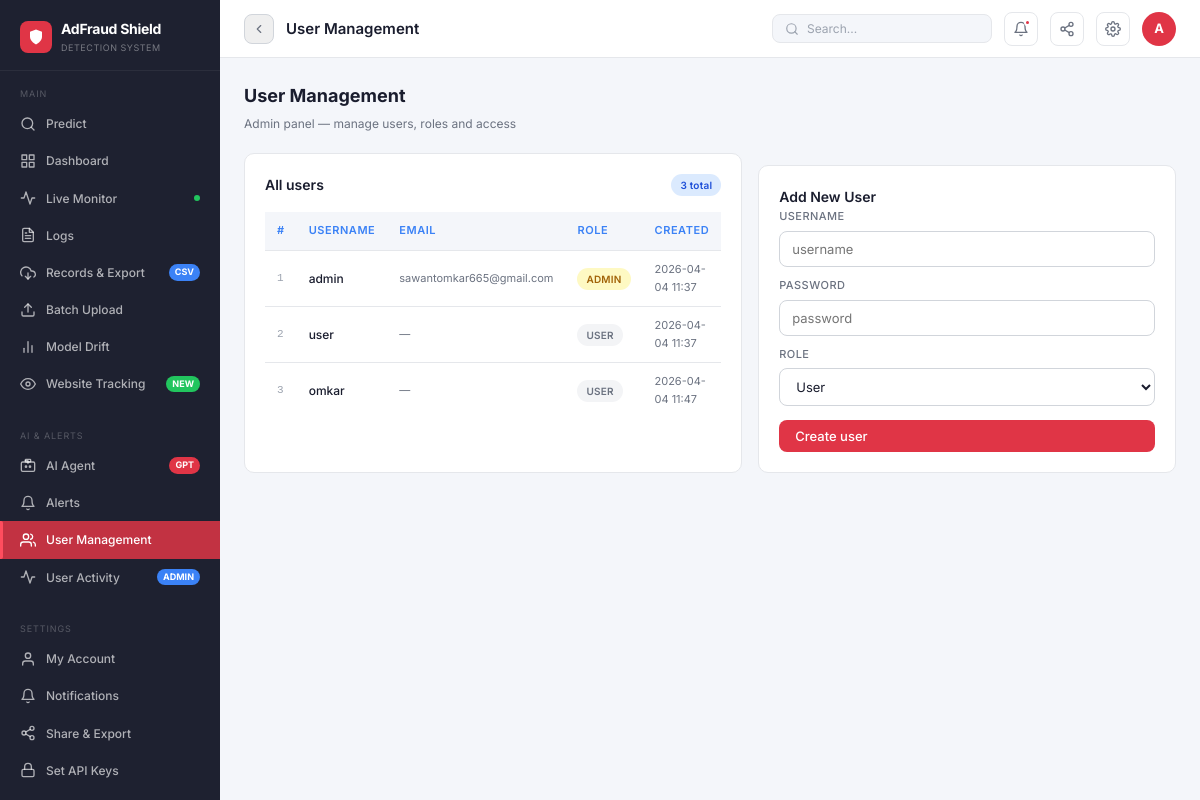
The app's page /admin/users (signed in) with its own data.
### app.py (models this page shows, shortened)
class User(UserMixin, db.Model):
    id       = db.Column(db.Integer, primary_key=True)
    username = db.Column(db.String(80), unique=True, nullable=False)
    password = db.Column(db.String(200), nullable=False)
    role     = db.Column(db.String(20), default='user')
    email    = db.Column(db.String(120), default='')
    created  = db.Column(db.String(40), default=lambda: datetime.now().strftime('%Y-%m-%d %H:%M'))

### app.py (the view)
@app.route('/admin/users')
@login_required
def admin_users():
    if current_user.role != 'admin': return redirect(url_for('index'))
    return render_template('admin_users.html', users=User.query.all())

### app.py (called while the page is built)
@login_manager.user_loader
def load_user(uid): return User.query.get(int(uid))

### templates/admin_users.html
{% extends "base.html" %}
{% block content %}
<div class="page-hdr">
  <div><div class="page-title">User Management</div><div class="page-sub">Admin panel — manage users, roles and access</div></div>
</div>
<div class="two-col">
  <div class="card">
    <div class="card-hdr"><div class="card-title">All users</div><span class="badge b-info">{{ users|length }} total</span></div>
    <div class="tbl-wrap">
      <table>
        <thead><tr style="background:var(--body-bg);">
          <th style="background:var(--body-bg);color:var(--blue);">#</th>
          <th style="background:var(--body-bg);color:var(--blue);">Username</th>
          <th style="background:var(--body-bg);color:var(--blue);">Email</th>
          <th style="background:var(--body-bg);color:var(--blue);">Role</th>
          <th style="background:var(--body-bg);color:var(--blue);">Created</th>
        </tr></thead>
        <tbody>{% for u in users %}<tr>
          <td class="mono" style="color:var(--ink3);">{{ u.id }}</td>
          <td style="font-weight:500;">{{ u.username }}</td>
          <td style="font-size:11px;color:var(--ink2);">{{ u.email or '—' }}</td>
          <td>{% if u.role=='admin' %}<span class="badge b-warning">ADMIN</span>{% else %}<span class="badge b-default">USER</span>{% endif %}</td>
          <td style="font-size:11px;color:var(--ink2);">{{ u.created }}</td>
        </tr>{% endfor %}</tbody>
      </table>
    </div>
  </div>
  <div class="card">
    <div class="card-title">Add New User</div>
    <form method="POST" action="/admin/users/add">
      <div class="field"><label>Username</label><input name="username" required placeholder="username"></div>
      <div class="field" style="margin-top:10px;"><label>Password</label><input name="password" type="password" required placeholder="password"></div>
      <div class="field" style="margin-top:10px;"><label>Role</label>
        <select name="role"><option value="user">User</option><option value="admin">Admin</option></select>
      </div>
      <button type="submit" class="btn btn-primary" style="margin-top:14px;width:100%;">Create user</button>
    </form>
  </div>
</div>
{% endblock %}

### templates/base.html (shortened to what this page needs)
<!DOCTYPE html>
<html lang="en">
<head>
</head>
<body>
<aside class="sidebar">
  <div class="sb-brand">
    <div class="sb-logo">
      <div class="sb-logo-icon">
        <svg viewBox="0 0 24 24"><path d="M12 22s8-4 8-10V5l-8-3-8 3v7c0 6 8 10 8 10z"/></svg>
      </div>
      <div>
        <div class="sb-logo-text">AdFraud Shield</div>
        <div class="sb-logo-sub">Detection System</div>
      </div>
    </div>
  </div>
  <div class="sb-section">
    <div class="sb-section-label">Main</div>
    <a href="/" class="sb-item {% if request.path=='/' %}active{% endif %}">
      <svg viewBox="0 0 24 24"><circle cx="11" cy="11" r="8"/><path d="m21 21-4.35-4.35"/></svg>
      Predict
    </a>
    <a href="/dashboard" class="sb-item {% if request.path=='/dashboard' %}active{% endif %}">
      <svg viewBox="0 0 24 24"><rect x="3" y="3" width="7" height="7"/><rect x="14" y="3" width="7" height="7"/><rect x="14" y="14" width="7" height="7"/><rect x="3" y="14" width="7" height="7"/></svg>
      Dashboard
    </a>
    <a href="/realtime" class="sb-item {% if request.path=='/realtime' %}active{% endif %}">
      <svg viewBox="0 0 24 24"><polyline points="22 12 18 12 15 21 9 3 6 12 2 12"/></svg>
      Live Monitor
      <div class="sb-live"><div class="sb-dot"></div></div>
    </a>
    <a href="/logs" class="sb-item {% if request.path=='/logs' %}active{% endif %}">
      <svg viewBox="0 0 24 24"><path d="M14 2H6a2 2 0 0 0-2 2v16a2 2 0 0 0 2 2h12a2 2 0 0 0 2-2V8z"/><polyline points="14 2 14 8 20 8"/><line x1="16" y1="13" x2="8" y2="13"/><line x1="16" y1="17" x2="8" y2="17"/><polyline points="10 9 9 9 8 9"/></svg>
      Logs
    </a>
    <a href="/records" class="sb-item {% if request.path=='/records' %}active{% endif %}">
      <svg viewBox="0 0 24 24"><polyline points="8 17 12 21 16 17"/><line x1="12" y1="12" x2="12" y2="21"/><path d="M20.88 18.09A5 5 0 0 0 18 9h-1.26A8 8 0 1 0 3 16.29"/></svg>
      Records &amp; Export
      <span class="sb-badge sb-badge-blue">CSV</span>
    </a>
    <a href="/batch" class="sb-item {% if request.path=='/batch' %}active{% endif %}">
      <svg viewBox="0 0 24 24"><path d="M21 15v4a2 2 0 0 1-2 2H5a2 2 0 0 1-2-2v-4"/><polyline points="17 8 12 3 7 8"/><line x1="12" y1="3" x2="12" y2="15"/></svg>
      Batch Upload
    </a>
    <a href="/drift" class="sb-item {% if request.path=='/drift' %}active{% endif %}">
      <svg viewBox="0 0 24 24"><line x1="18" y1="20" x2="18" y2="10"/><line x1="12" y1="20" x2="12" y2="4"/><line x1="6" y1="20" x2="6" y2="14"/></svg>
      Model Drift
    </a>
    <a href="/tracking" class="sb-item {% if request.path=='/tracking' %}active{% endif %}">
      <svg viewBox="0 0 24 24"><path d="M1 12s4-8 11-8 11 8 11 8-4 8-11 8-11-8-11-8z"/><circle cx="12" cy="12" r="3"/></svg>
      Website Tracking
      <span class="sb-badge sb-badge-grn">NEW</span>
    </a>
  </div>
  <div class="sb-section">
    <div class="sb-section-label">AI &amp; Alerts</div>
    <a href="/agent" class="sb-item {% if request.path=='/agent' %}active{% endif %}">
      <svg viewBox="0 0 24 24"><path d="M12 8V4H8"/><rect x="8" y="2" width="8" height="4" rx="1"/><path d="M4 6h16a2 2 0 0 1 2 2v10a2 2 0 0 1-2 2H4a2 2 0 0 1-2-2V8a2 2 0 0 1 2-2z"/><circle cx="9" cy="13" r="1"/><circle cx="15" cy="13" r="1"/></svg>
      AI Agent
      <span class="sb-badge sb-badge-red">GPT</span>
    </a>
    {% if current_user.role == 'admin' %}
    <a href="/alerts" class="sb-item {% if request.path=='/alerts' %}active{% endif %}">
      <svg viewBox="0 0 24 24"><path d="M18 8A6 6 0 0 0 6 8c0 7-3 9-3 9h18s-3-2-3-9"/><path d="M13.73 21a2 2 0 0 1-3.46 0"/></svg>
      Alerts
    </a>
    <a href="/admin/users" class="sb-item {% if request.path=='/admin/users' %}active{% endif %}">
      <svg viewBox="0 0 24 24"><path d="M17 21v-2a4 4 0 0 0-4-4H5a4 4 0 0 0-4 4v2"/><circle cx="9" cy="7" r="4"/><path d="M23 21v-2a4 4 0 0 0-3-3.87"/><path d="M16 3.13a4 4 0 0 1 0 7.75"/></svg>
      User Management
    </a>
    <a href="/admin/activity" class="sb-item {% if request.path=='/admin/activity' %}active{% endif %}">
      <svg viewBox="0 0 24 24"><polyline points="22 12 18 12 15 21 9 3 6 12 2 12"/></svg>
      User Activity
      <span class="sb-badge sb-badge-blue">ADMIN</span>
    </a>
    {% endif %}
  </div>
  <div class="sb-section">
    <div class="sb-section-label">Settings</div>
    <a href="/account" class="sb-item {% if request.path=='/account' %}active{% endif %}">
      <svg viewBox="0 0 24 24"><path d="M20 21v-2a4 4 0 0 0-4-4H8a4 4 0 0 0-4 4v2"/><circle cx="12" cy="7" r="4"/></svg>
      My Account
    </a>
    <a href="/notifications" class="sb-item {% if request.path=='/notifications' %}active{% endif %}">
      <svg viewBox="0 0 24 24"><path d="M18 8A6 6 0 0 0 6 8c0 7-3 9-3 9h18s-3-2-3-9"/><path d="M13.73 21a2 2 0 0 1-3.46 0"/></svg>
      Notifications
    </a>
    <a href="/share" class="sb-item {% if request.path=='/share' %}active{% endif %}">
      <svg viewBox="0 0 24 24"><circle cx="18" cy="5" r="3"/><circle cx="6" cy="12" r="3"/><circle cx="18" cy="19" r="3"/><line x1="8.59" y1="13.51" x2="15.42" y2="17.49"/><line x1="15.41" y1="6.51" x2="8.59" y2="10.49"/></svg>
      Share &amp; Export
    </a>
    {% if current_user.role == 'admin' %}
    <a href="/set_keys" class="sb-item {% if request.path=='/set_keys' %}active{% endif %}">
      <svg viewBox="0 0 24 24"><rect x="3" y="11" width="18" height="11" rx="2" ry="2"/><path d="M7 11V7a5 5 0 0 1 10 0v4"/></svg>
      Set API Keys
    </a>
    {% endif %}
    <a href="/apidocs" target="_blank" class="sb-item">
    </a>
  </div>
</aside>
<div class="main">
  <div class="topbar">
    <button class="tb-back" onclick="history.back()" title="Go back">
      <svg viewBox="0 0 24 24"><polyline points="15 18 9 12 15 6"/></svg>
    </button>
    <div class="tb-breadcrumb">
      <span class="tb-page" id="page-title">AdFraud Shield</span>
    </div>
    <div class="tb-search">
      <svg viewBox="0 0 24 24"><circle cx="11" cy="11" r="8"/><path d="m21 21-4.35-4.35"/></svg>
      <input type="text" placeholder="Search..." id="global-search">
    </div>
    <a href="/notifications" class="tb-icon-btn" title="Notifications">
      <svg viewBox="0 0 24 24"><path d="M18 8A6 6 0 0 0 6 8c0 7-3 9-3 9h18s-3-2-3-9"/><path d="M13.73 21a2 2 0 0 1-3.46 0"/></svg>
      <div class="tb-notif-dot"></div>
    </a>
    <a href="/share" class="tb-icon-btn" title="Share / Export">
      <svg viewBox="0 0 24 24"><circle cx="18" cy="5" r="3"/><circle cx="6" cy="12" r="3"/><circle cx="18" cy="19" r="3"/><line x1="8.59" y1="13.51" x2="15.42" y2="17.49"/><line x1="15.41" y1="6.51" x2="8.59" y2="10.49"/></svg>
    </a>
    <a href="/account" class="tb-icon-btn" title="Settings">
    </a>
    <div class="tb-avatar" title="{{ current_user.username }}">{{ current_user.username[0]|upper }}</div>
  </div>
  <div class="content">
    {% block content %}{% endblock %}
  </div>
</div>
</body>
</html>

### records on screen
User: username "A", id "1", username "admin", email "sawantomkar665@gmail.com", role "ADMIN", created "2026-04-04 11:37"
User: id "2", username "user", email "—", role "USER", created "2026-04-04 11:37"
User: id "3", username "omkar", email "—", role "USER", created "2026-04-04 11:47"

### other values on screen
{{ users|length }} "3"
